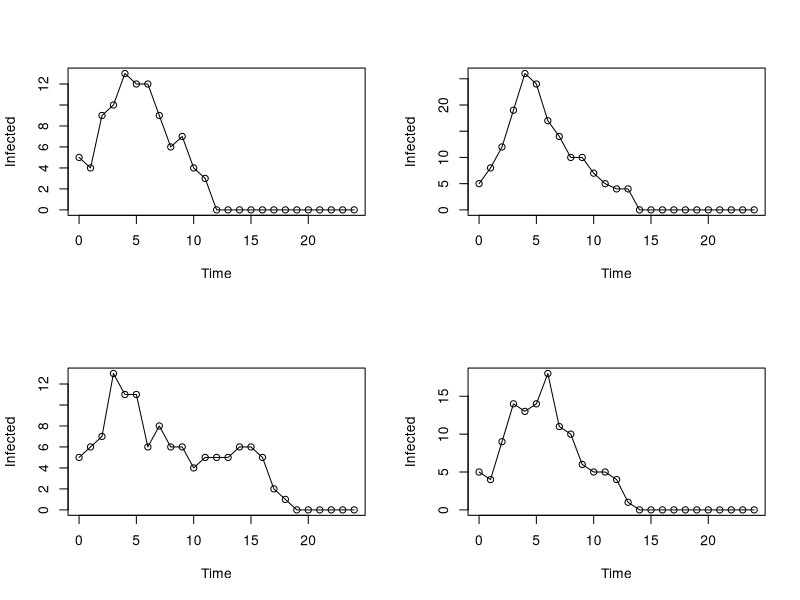
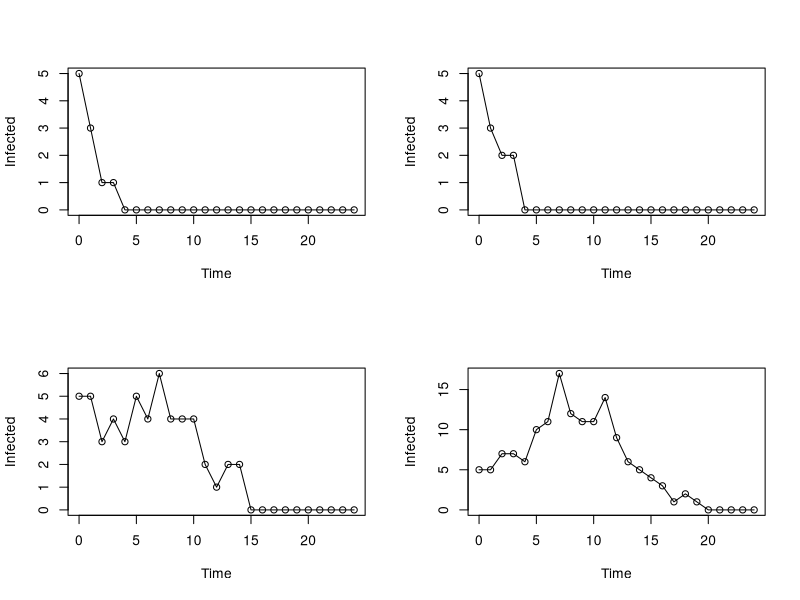
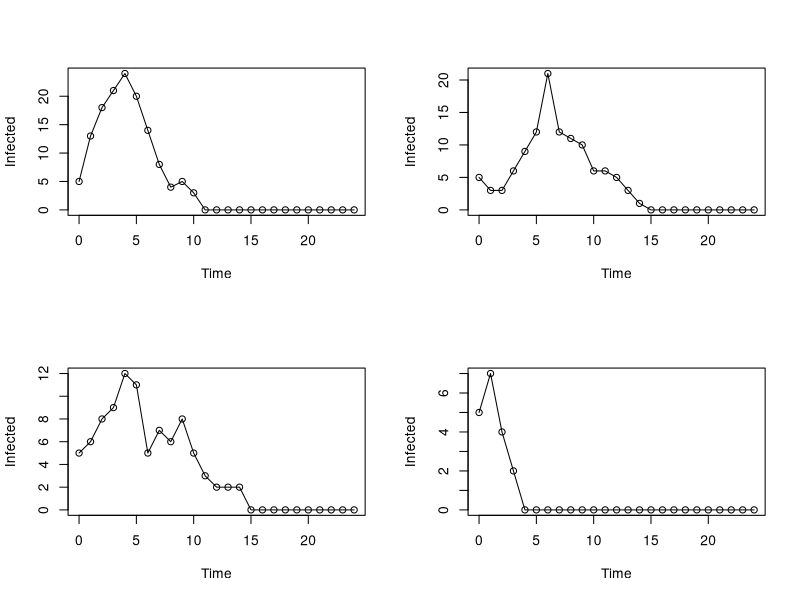
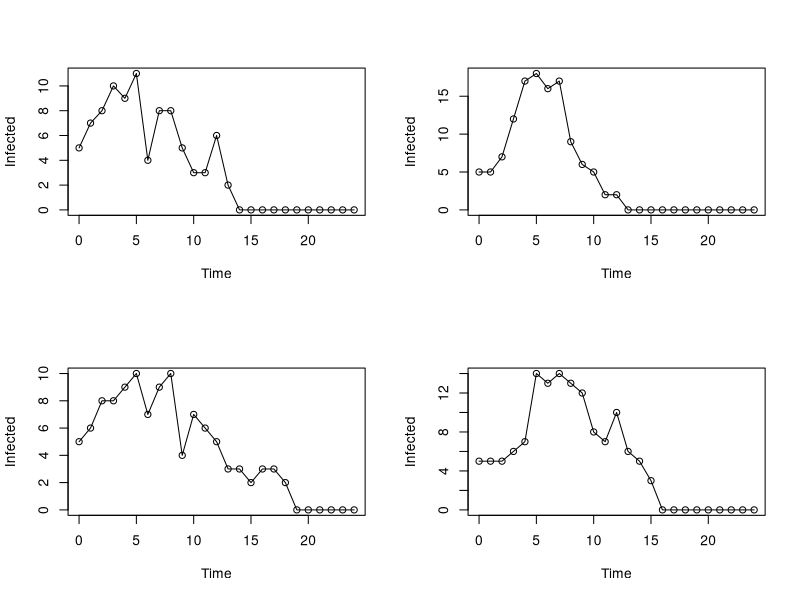

The R source for these figures, in order:
# ReedFrost.R
# Exercise 1.25
# Simulate graphs in Figure 1.2

par(mfrow=c(2,2))
set.seed(17)

for (k in 1:16) {
  z = 0.004
  steps  <- 25
  sus <- numeric(steps)
  inf <- numeric(steps)
  
  # When sus = 400, max is 30 infected
  sus[1] <- 300
  # When inf[1] = 3, max(inf) = 
  inf[1] <- 5
  
  for (t in 1:(steps-1)) {
    inf[t+1] <- rbinom(1,sus[t],1-(1-z)^inf[t])
    sus[t+1] <- sus[t] - inf[t+1]
  }
  
  print(paste0("Iteration #", k))
  print(paste0("Max value: ", max(inf)))
  print(paste0("Mean value: ", mean(inf)))
  print(paste0("Total infected: ", sum(inf)))
  print(paste0("% infected: ", round((sum(inf)/sus[1])*100, 2), "%"))
  print(paste0("Day of erradication: ", match(0, inf)))
    
  print("----------------------")
  plot((0:(steps-1)),inf,type="o",yaxt="n",xlab="Time",ylab="Infected")
  axis(2)
}
#seed: 12